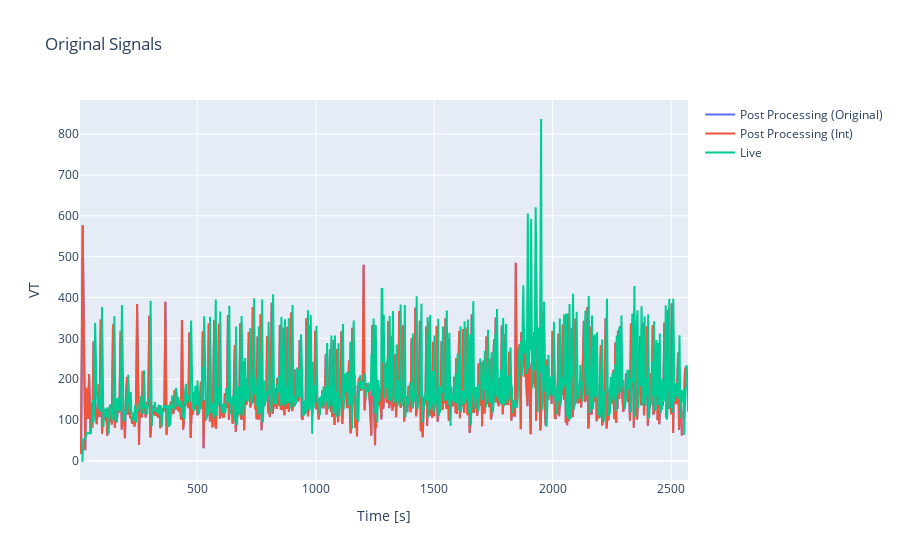

This figure's notebook cell:
### Markdown cell above
# Plot Original VT Data
The original VT data is plotted below. There is a negligible difference between the VT_p and VT_pi data.

### Code cell
plot_dict1 = {
    "Post Processing (Original)" : (VT_p, "index" ,"VT"),
    "Post Processing (Int)" : (VT_pi, "index","VT"),
    "Live" : (VT_l, "index", "VT")
}
pl.plot_df_columns(plot_dict1, plottitle = "Original Signals", xtitle="Time [s]", ytitle= "VT", show = False, renderer = "jupyterlab")

### Figure 1 — Plotly figure (JSON) as saved in the notebook; plotly's stock layout.template omitted (floating-point values rounded to 4 significant figures; data arrays with more than 128 entries replaced by an {"elided": "..."} marker saying what was removed)
{"data": [{"name": "Post Processing (Original)", "x": {"elided": "801 float values"}, "y": {"elided": "801 float values"}, "type": "scatter"}, {"name": "Post Processing (Int)", "x": {"elided": "801 int values"}, "y": {"elided": "801 float values"}, "type": "scatter"}, {"name": "Live", "x": {"elided": "808 int values"}, "y": {"elided": "808 int values"}, "type": "scatter"}], "layout": {"title": {"text": "Original Signals"}, "xaxis": {"title": {"text": "Time [s]"}}, "yaxis": {"title": {"text": "VT"}}}}
